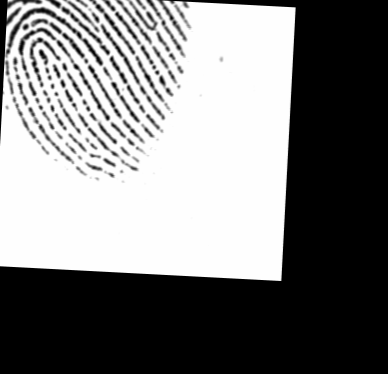
#> input picture Alignment /Rotated Image.tif, 388 x 374 px
$ python -i directionEstimationLSE.py   (imports and definitions only)   (older library calls are emulated)
#> lines starting #> are read from the running program, lines starting #| are printed output that depends on the picture; after the words box and inside, x2 and y2 are one past the last pixel; in counts of white or black regions, pixels touching at a corner belong together
#> further down, picture is the input picture: shape (374, 388, 3); min 0, max 254, mean 125.3
import cv2
import numpy as np
from math import pi

def directionEstimationLSE(I):
	w = 16 ###############Choose the Block size over which you want to do sigma J
	#I = cv2.imread("dummy.tif");
	I = cv2.cvtColor(I, cv2.COLOR_BGR2GRAY)

	Gx = cv2.Sobel(I,cv2.CV_64F,1,0,ksize=3)
	Gy = cv2.Sobel(I,cv2.CV_64F,0,1,ksize=3)

	J1 = 2*(np.multiply(Gx, Gy))
	J2 = np.multiply(Gx, Gx) - np.multiply(Gy, Gy)

	anisotropy_filter = np.ones((w,w))
	sigma_J1 = cv2.filter2D(J1,-1,anisotropy_filter)
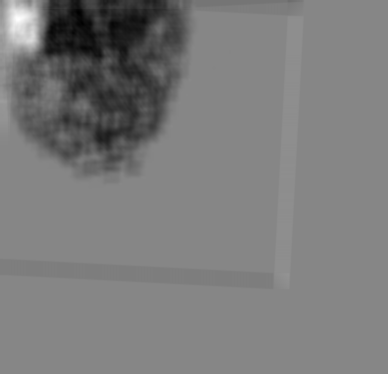
#> sigma_J1: shape (374, 388) float64; min -42331106, max 38134016, mean -3238300.6; drawn with min black and max white
	sigma_J2 = cv2.filter2D(J2,-1,anisotropy_filter)
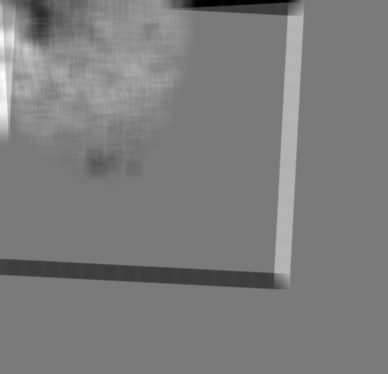
#> sigma_J2: shape (374, 388) float64; min -55930848, max 60699128, mean 1058358.3; drawn with min black and max white


	##theta_bar == o
	theta_bar = 0.5 * np.arctan(np.divide(sigma_J1, sigma_J2))
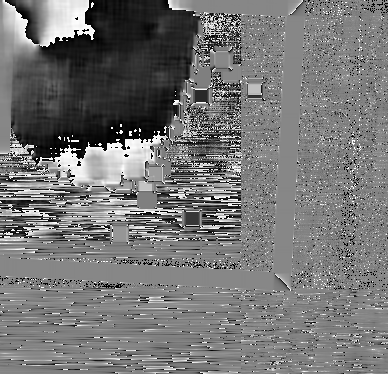
#> theta_bar: shape (374, 388) float64; 0.26% of the values are NaN or infinite; the others: min -0.785, max 0.785, mean -0.0548; drawn with min black, max white, NaN and infinite black
	for i,j in np.argwhere(sigma_J2 == 0):
		if (sigma_J1[i,j] > 0):
			theta_bar[i,j] = 0.25*pi
		elif (sigma_J1[i,j] < 0):
			theta_bar[i,j] = (-0.25)*pi
		else:
			theta_bar[i,j] = 0
#> this loop made 1961 passes
#> (i, j) on passes 2 to 4: (0, 309), (0, 319), (0, 326)
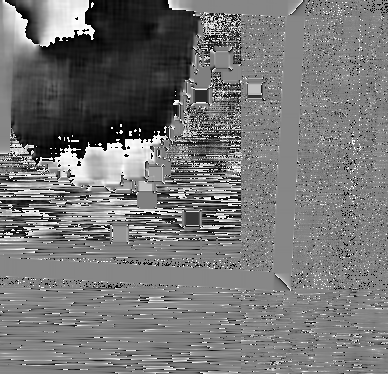
#> theta_bar: shape (374, 388) float64; 0.26% of pixels changed, all inside (x1, y1, x2, y2) = (0, 0, 386, 288); drawn with min black and max white

	#cv2.imshow('gradient square', theta_bar)
	#cv2.waitKey(0)

	phi_x = np.cos(2* theta_bar)
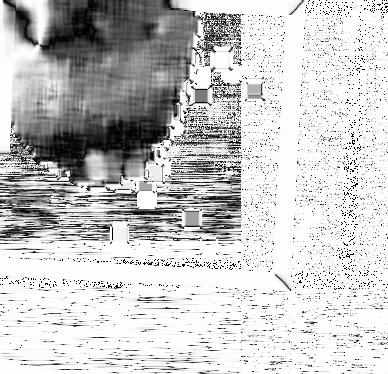
#> phi_x: shape (374, 388) float64; min 6.12e-17, max 1, mean 0.787
	phi_y = np.sin(2* theta_bar)

	####Size of Window to smooth over
	sw = 5

	filtered_phi_x = cv2.blur(phi_x, (sw,sw))
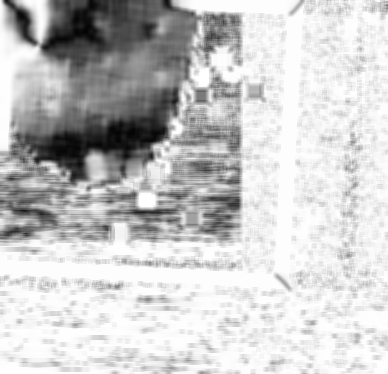
#> filtered_phi_x: shape (374, 388) float64; min 0.0163, max 1, mean 0.787
	filtered_phi_y = cv2.blur(phi_y, (sw,sw))

	# [4 lines of commented-out code are left out]

	o_dash = 0.5 * np.arctan(np.divide(filtered_phi_y, filtered_phi_x))
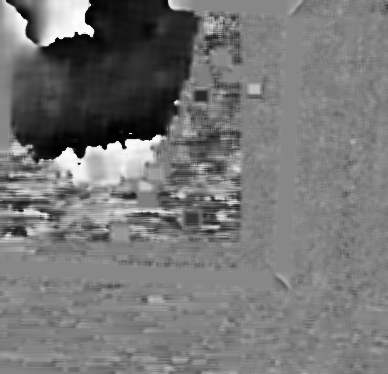
#> o_dash: shape (374, 388) float64; min -0.772, max 0.771, mean -0.0558; drawn with min black and max white
	for i,j in np.argwhere(filtered_phi_x == 0):
		if (filtered_phi_y[i,j] > 0):
			o_dash[i,j] = 0.25*pi
		elif (filtered_phi_y[i,j] < 0):
			o_dash[i,j] = (-0.25)*pi
		else:
			o_dash[i,j] = 0
#> this loop made 0 passes

	# cv2.imshow('gradient square', o_dash)
	# cv2.waitKey(0)

	return o_dash

>>> import cv2
>>> picture = cv2.imread('../Alignment /Rotated Image.tif')
>>> result = directionEstimationLSE(picture)

$ run again, on Alignment /displaced_reg.png
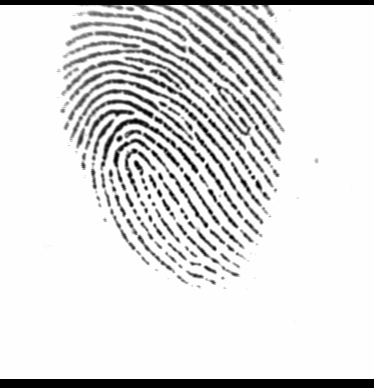
#> input picture Alignment /displaced_reg.png, 374 x 388 px
#> picture is the input picture: shape (388, 374, 3); min 0, max 254, mean 222.8
#> the loop in directionEstimationLSE, `for i,j in np.argwhere(sigma_J2 == 0):` made 2461 passes
#> (i, j) on passes 1 to 3: (14, 5), (14, 7), (14, 11)
#> after the loop in directionEstimationLSE, `for i,j in np.argwhere(sigma_J2 == 0):`:
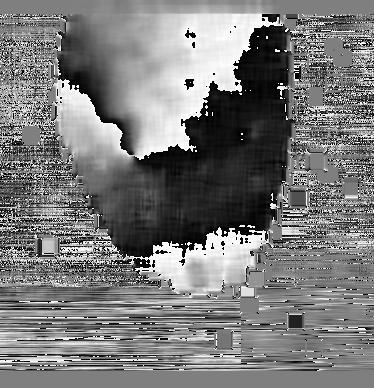
#> theta_bar: shape (388, 374) float64; min -0.785, max 0.785, mean -0.0326; drawn with min black and max white
#> in directionEstimationLSE, `o_dash = 0.5 * np.arctan(np.divide(filtered_phi_y, filtered_phi_x))`:
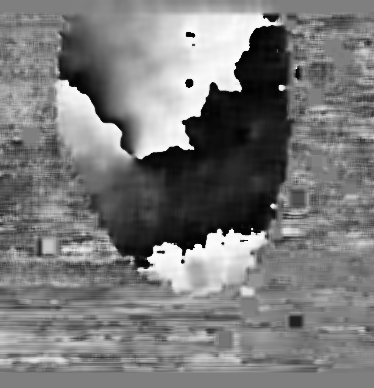
#> o_dash: shape (388, 374) float64; min -0.777, max 0.78, mean -0.0321; drawn with min black and max white

$ run again, on Alignment /test.png
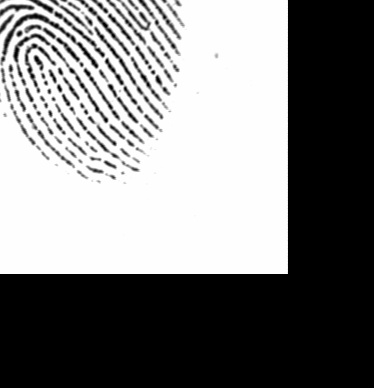
#> input picture Alignment /test.png, 374 x 388 px
#> picture is the input picture: shape (388, 374, 3); min 0, max 254, mean 126.7
#> in directionEstimationLSE, `theta_bar = 0.5 * np.arctan(np.divide(sigma_J1, sigma_J2))`:
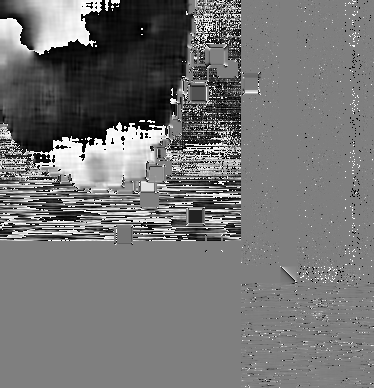
#> theta_bar: shape (388, 374) float64; 0.11% of the values are NaN or infinite; the others: min -0.785, max 0.785, mean -0.0625; drawn with min black, max white, NaN and infinite black
#> the loop in directionEstimationLSE, `for i,j in np.argwhere(sigma_J2 == 0):` made 1322 passes
#> (i, j) on passes 2 to 4: (0, 215), (0, 216), (0, 220)
#> in directionEstimationLSE, `o_dash = 0.5 * np.arctan(np.divide(filtered_phi_y, filtered_phi_x))`:
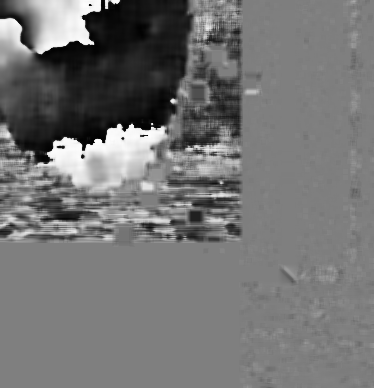
#> o_dash: shape (388, 374) float64; min -0.771, max 0.776, mean -0.0636; drawn with min black and max white
